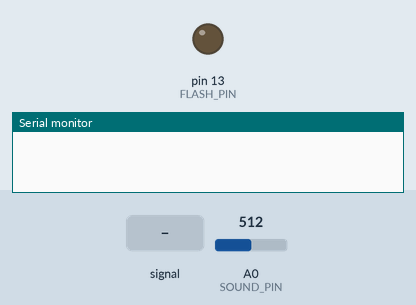
Recording of a sketch running on a simulated Arduino Uno, built with avr-gcc and run on an emulated ATmega328P. Parts: output pins drawn as LEDs (lit = HIGH), the last lines printed to the serial monitor. Dashed ring = blinking. The test bench sets the inputs (shaded band); at power-on: A0 (SOUND_PIN) = 512.

Above: at 1.2 s.
1.3 s: A0 (SOUND_PIN) fed a 200 Hz sine of ±81 counts around its level
At 2.0 s:
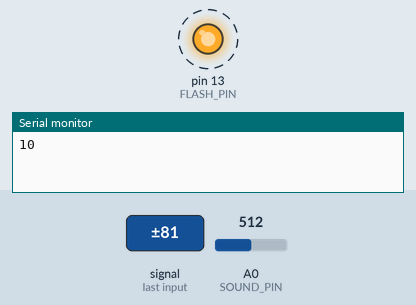
4.3 s: A0 (SOUND_PIN) set to 716
At 5.2 s:
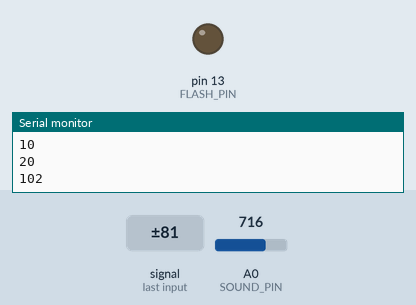
Timing chart, 0 to 7.3 s (numbered marks = the images above; inputs shaded):
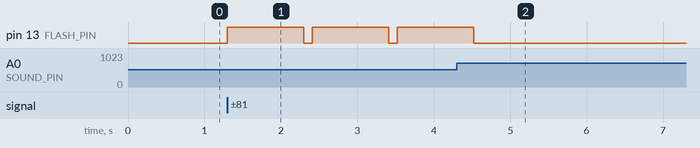

Measured:
- after the input at 1.3 s, pin 13 (FLASH_PIN): alternates HIGH for 1.0 s and LOW for 0.11 s, starting at once
- after the input at 4.3 s, pin 13 (FLASH_PIN): goes on until 4.5 s, then stays LOW

The sketch:

sound_sensor_simple.ino
```cpp
// (licence header left out)
#include <avr/io.h>
#include <avr/interrupt.h>

#define    FLASH_PIN      13
#define    SOUND_PIN      A0

#define    TIMEOUT        100  // 100 milliseconds
#define    THRESHHOLD     1

void setup()
{
  Serial.begin(115200);

  // make flash trigger pin output
  pinMode(FLASH_PIN, OUTPUT);
  // keep flash trigger pin low
  digitalWrite(FLASH_PIN, LOW);
}

volatile int v1 = 0;
volatile int v2 = 0;
volatile int to = 0;

void loop()
{
  // start analog read
  v1 = analogRead(SOUND_PIN);
  while(1)
  {
    // acquire again
    v2 = analogRead(SOUND_PIN);

    // if difference between two analog read exceeds threshhold,
    // and it has been timed out since last trigger,
    // then trigger flash
    if (abs(v1 - v2) > THRESHHOLD && to == 0)
    {
      // debug only, you can remove it
      Serial.println(abs(v1 - v2), DEC);
      //Serial.println(v2, DEC);

      // *** edit your code to insert time delay here ***

      // trigger flash
      digitalWrite(FLASH_PIN, HIGH);
      // keep flash trigger high for 1ms
      delay(1000);
      // done triggering, reset back
      digitalWrite(FLASH_PIN, LOW);

      // set timeout value to prevent multiple triggering
      // unit is number of milliseconds
      to = TIMEOUT;
    }
    v1 = v2;
    // decrease timeout value
    if (to)
    {
      to--;
      delay(1);
    }
  }
}
```
